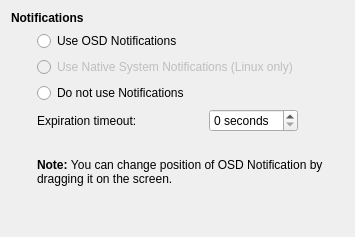
         <widget class="QWidget" name="notificationsPage">
          <layout class="QGridLayout" name="gridLayout_17">
           <item row="0" column="0" colspan="4">
            <widget class="QLabel" name="label_41">
             <property name="text">
              <string>&lt;b&gt;Notifications&lt;/b&gt;</string>
             </property>
            </widget>
           </item>
           <item row="1" column="1" colspan="3">
            <widget class="QRadioButton" name="useOSDNotifications">
             <property name="text">
              <string>Use OSD Notifications</string>
             </property>
            </widget>
           </item>
           <item row="2" column="1" colspan="3">
            <widget class="QRadioButton" name="useNativeSystemNotifications">
             <property name="enabled">
              <bool>false</bool>
             </property>
             <property name="text">
              <string>Use Native System Notifications (Linux only)</string>
             </property>
            </widget>
           </item>
           <item row="3" column="1" colspan="3">
            <widget class="QRadioButton" name="doNotUseNotifications">
             <property name="text">
              <string>Do not use Notifications</string>
             </property>
            </widget>
           </item>
           <item row="7" column="1">
            <spacer name="verticalSpacer_4">
             <property name="orientation">
              <enum>Qt::Vertical</enum>
             </property>
             <property name="sizeHint" stdset="0">
              <size>
               <width>20</width>
               <height>40</height>
              </size>
             </property>
            </spacer>
           </item>
           <item row="1" column="0">
            <spacer name="horizontalSpacer_13">
             <property name="orientation">
              <enum>Qt::Horizontal</enum>
             </property>
             <property name="sizeType">
              <enum>QSizePolicy::Fixed</enum>
             </property>
             <property name="sizeHint" stdset="0">
              <size>
               <width>20</width>
               <height>20</height>
              </size>
             </property>
            </spacer>
           </item>
           <item row="4" column="4">
            <spacer name="horizontalSpacer_17">
             <property name="orientation">
              <enum>Qt::Horizontal</enum>
             </property>
             <property name="sizeHint" stdset="0">
              <size>
               <width>40</width>
               <height>20</height>
              </size>
             </property>
            </spacer>
           </item>
           <item row="4" column="1" colspan="3">
            <layout class="QHBoxLayout" name="horizontalLayout_10">
             <item>
              <widget class="QLabel" name="label_42">
               <property name="text">
                <string>Expiration timeout:</string>
               </property>
              </widget>
             </item>
             <item>
              <widget class="QSpinBox" name="notificationTimeout">
               <property name="sizePolicy">
                <sizepolicy hsizetype="Fixed" vsizetype="Fixed">
                 <horstretch>0</horstretch>
                 <verstretch>0</verstretch>
                </sizepolicy>
               </property>
               <property name="suffix">
                <string> seconds</string>
               </property>
              </widget>
             </item>
            </layout>
           </item>
           <item row="6" column="1" colspan="4">
            <widget class="QLabel" name="label_43">
             <property name="text">
              <string>&lt;b&gt;Note: &lt;/b&gt;You can change position of OSD Notification by dragging it on the screen.</string>
             </property>
             <property name="wordWrap">
              <bool>true</bool>
             </property>
            </widget>
           </item>
           <item row="5" column="1">
            <spacer name="verticalSpacer_5">
             <property name="orientation">
              <enum>Qt::Vertical</enum>
             </property>
             <property name="sizeType">
              <enum>QSizePolicy::Fixed</enum>
             </property>
             <property name="sizeHint" stdset="0">
              <size>
               <width>0</width>
               <height>20</height>
              </size>
             </property>
            </spacer>
           </item>
          </layout>
         </widget>
